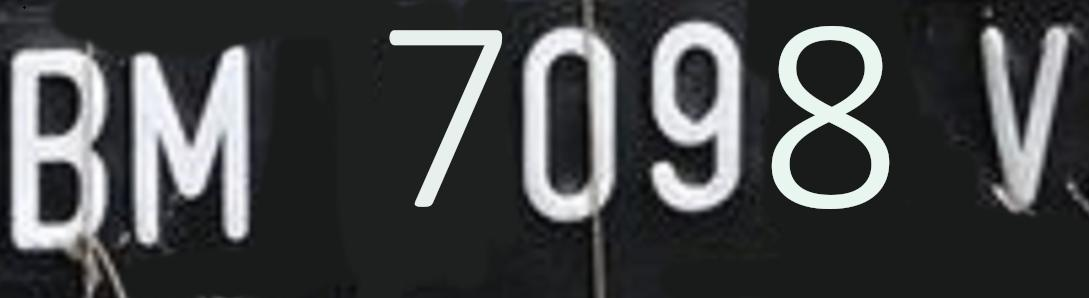
#> input picture Pertemuan 8/dataset/img/1.jpg, 1089 x 298 px, found by its file name
$ jupyter execute --allow-errors UTS_ML_Driya.ipynb   (shell and % lines are left out)
#> lines starting #> are read from the running program, lines starting #| are printed output that depends on the picture; after the words box and inside, x2 and y2 are one past the last pixel; in counts of white or black regions, pixels touching at a corner belong together
# Segmentasi Gambar dengan Clustering

Segmentasi merupakan salah satu cara untuk membedakan antara objek satu dengan objek lainnya dalam suatu citra. Cara ini dapat dilakukan dengan mengelompokkan nilai pixel citra berdasarkan kedekatan warnanya.

Pada UTS kali ini, Anda diminta untuk melakukan segmentasi citra plat nomor kendaraan di Indonesia. Fungsi segmentasi dalam kasus ini adalah mempermudah pembacaan plat nomor kendaraan sebelum proses selanjutnya, seperti pembacaan karakter pada plat nomor.

# Ketentuan UTS

Berdasarkan pemaparan kasus, Anda diminta untuk,

1. Pilih 5 citra plat nomor untuk setiap anggota kelompok dari dataset yang telah disediakan. [DOWNLOAD](https://storage.googleapis.com/kuliah_mah/dummy.zip)
2. Lakukan segmentasi pada citra plat nomor untuk memperjelas karakter pada plat nomor.
3. Anda dapat menggunakan algortima K-Means seperti yang telah dijelaskan pada praktikum sebelumnya atau menggunakan algoritma klasterisasi yang lain.
4. Anda diperkenankan untuk melakukan pra pengolahan data (preprocessing) pada citra seperti,
    - Merubah color space
    - Reduksi dimensi
    - dsb
5. Tampilkan perbandingan citra antara sebelum dan sesudah di segmentasi

**Open Challange** (Opsional)
 - Bagaimana cara melakukan evaluasi pada hasil segementasi?
 - Terapkan pada kasus ini!

**Catatan:**
1. Proses loading citra dicontohkan dengan menggunakan library openCV
2. Secara default, openCV akan memuat citra dalam format BGR

[cell 1]
import numpy as np
import cv2
import matplotlib.pyplot as plt
from google.colab.patches import cv2_imshow # path cv2.imshow di google colab

[cell 2]
#Load Gambar

img_list = []

#load and append each img to the list
img_1 = cv2.imread('./img/1.jpg')
#> img_1 is the input picture: shape (298, 1089, 3); mean B, G, R 72.2, 71.3, 69.6
img_list.append(img_1)

img_2 = cv2.imread('./img/2.jpg')
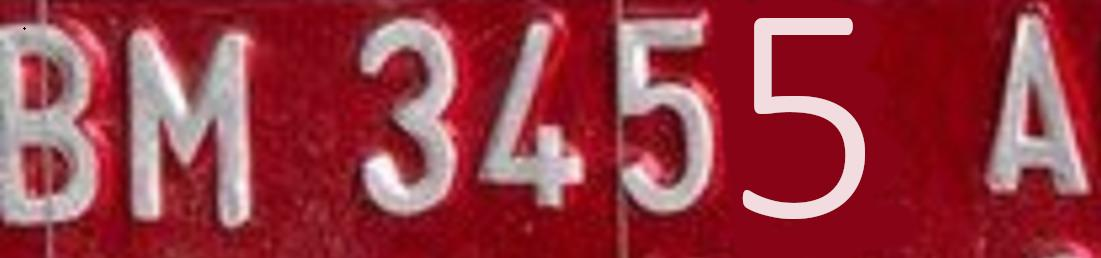
#> input picture Pertemuan 8/dataset/img/2.jpg, 1101 x 258 px, found by its file name
#> img_2 is the input picture: shape (258, 1101, 3); mean B, G, R 67.8, 57.3, 151.4
img_list.append(img_2)

img_3 = cv2.imread('./img/3.jpg')
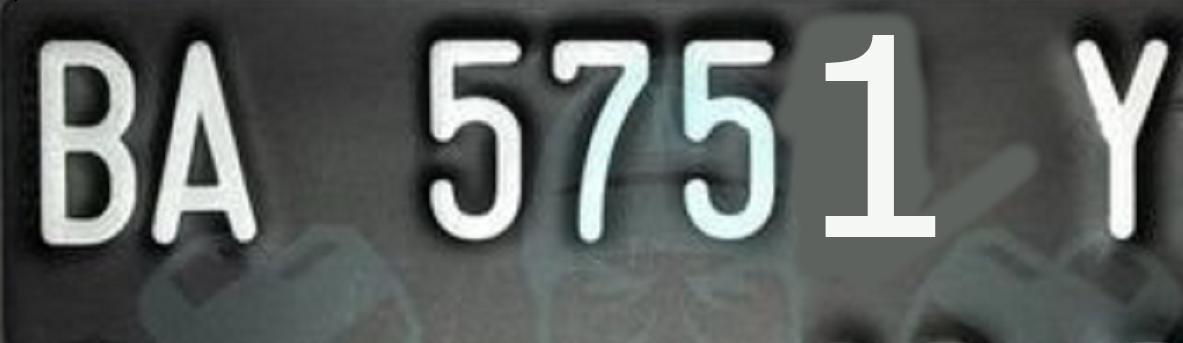
#> input picture Pertemuan 8/dataset/img/3.jpg, 1183 x 343 px, found by its file name
#> img_3 is the input picture: shape (343, 1183, 3); mean B, G, R 94.5, 96.4, 92.1
img_list.append(img_3)

img_4 = cv2.imread('./img/4.jpg')
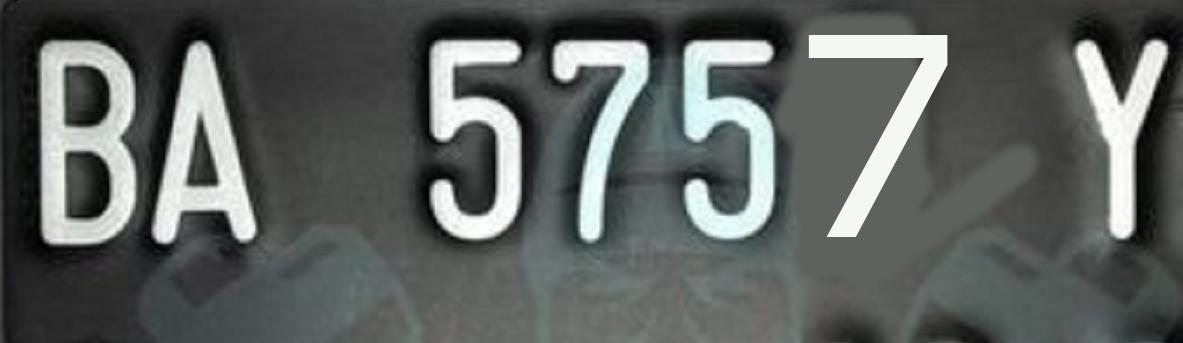
#> input picture Pertemuan 8/dataset/img/4.jpg, 1183 x 343 px, found by its file name
#> img_4 is the input picture: shape (343, 1183, 3); mean B, G, R 94.7, 96.6, 92.4
img_list.append(img_4)

img_5 = cv2.imread('./img/5.jpg')
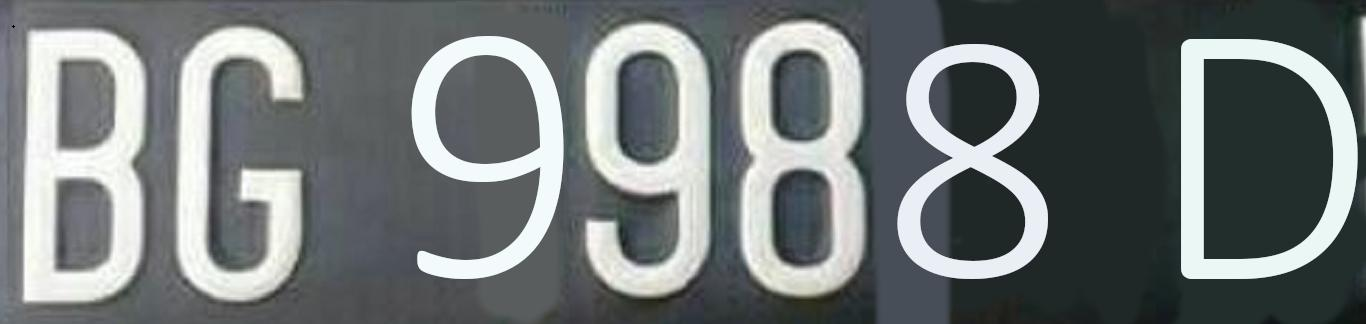
#> input picture Pertemuan 8/dataset/img/5.jpg, 1366 x 324 px, found by its file name
#> img_5 is the input picture: shape (324, 1366, 3); mean B, G, R 118.1, 117.7, 112
img_list.append(img_5)

[cell 3]
h1, w1, ch1= img_1.shape
#> h1 = 298; w1 = 1089; ch1 = 3
h2, w2, ch2= img_2.shape
#> h2 = 258; w2 = 1101; ch2 = 3
h3, w3, ch3= img_3.shape
#> h3 = 343; w3 = 1183; ch3 = 3
h4, w4, ch4= img_4.shape
#> h4 = 343; w4 = 1183; ch4 = 3
h5, w5, ch5= img_5.shape
#> h5 = 324; w5 = 1366; ch5 = 3

print(f"Image 1: Height = {h1}, Width = {w1}, Channels = {ch1}")
#| Image 1: Height = 298, Width = 1089, Channels = 3
print(f"Image 2: Height = {h2}, Width = {w2}, Channels = {ch2}")
#| Image 2: Height = 258, Width = 1101, Channels = 3
print(f"Image 3: Height = {h3}, Width = {w3}, Channels = {ch3}")
#| Image 3: Height = 343, Width = 1183, Channels = 3
print(f"Image 4: Height = {h4}, Width = {w4}, Channels = {ch4}")
#| Image 4: Height = 343, Width = 1183, Channels = 3
print(f"Image 5: Height = {h5}, Width = {w5}, Channels = {ch5}")
#| Image 5: Height = 324, Width = 1366, Channels = 3

[cell 4]
def process_image(img):
    # Get image properties
    h, w, ch = img.shape

    # Normalize the image data
    data = img / 255.0

    data = data.reshape(h * w, ch)
    return data

data_1 = process_image(img_1)
data_2 = process_image(img_2)
data_3 = process_image(img_3)
data_4 = process_image(img_4)
data_5 = process_image(img_5)

print(f"Data 1 Shape = {data_1.shape}")
#| Data 1 Shape = (324522, 3)
print(f"Data 2 Shape = {data_2.shape}")
#| Data 2 Shape = (284058, 3)
print(f"Data 3 Shape = {data_3.shape}")
#| Data 3 Shape = (405769, 3)
print(f"Data 4 Shape = {data_4.shape}")
#| Data 4 Shape = (405769, 3)
print(f"Data 5 Shape = {data_5.shape}")
#| Data 5 Shape = (442584, 3)

[cell 5]
def plot_pixels(data, title, colors=None, N=10000):
#> called with data = array of shape (324522, 3), N = 10000
    if colors is None:
        colors = data

    # choose a random subset
    rng = np.random.RandomState(0)
    i = rng.permutation(data.shape[0])[:N]
    colors = colors[i]
    R, G, B = data[i].T
#> R = 10000 values, max 1 at index 608, min 0 at index 1100, mean 0.286; G = 10000 values, max 1 at index 890, min 0 at index 1100, mean 0.282; B = 10000 values, max 0.996 at index 4555, min 0 at index 1100, mean 0.276

    fig, ax = plt.subplots(1, 2, figsize=(8, 4))
    ax[0].scatter(R, G, color=colors, marker='.')
    ax[0].set(xlabel='Red', ylabel='Green', xlim=(0, 1), ylim=(0, 1))

    ax[1].scatter(R, B, color=colors, marker='.')
    ax[1].set(xlabel='Red', ylabel='Blue', xlim=(0, 1), ylim=(0, 1))

    fig.suptitle(title, size=14)

[cell 6]
plot_pixels(data_1, title='Input color space: 16 million possible colors')

[cell 7]
plot_pixels(data_2, title='Input color space: 16 million possible colors')

[cell 8]
plot_pixels(data_3, title='Input color space: 16 million possible colors')

[cell 9]
plot_pixels(data_4, title='Input color space: 16 million possible colors')

[cell 10]
plot_pixels(data_5, title='Input color space: 16 million possible colors')
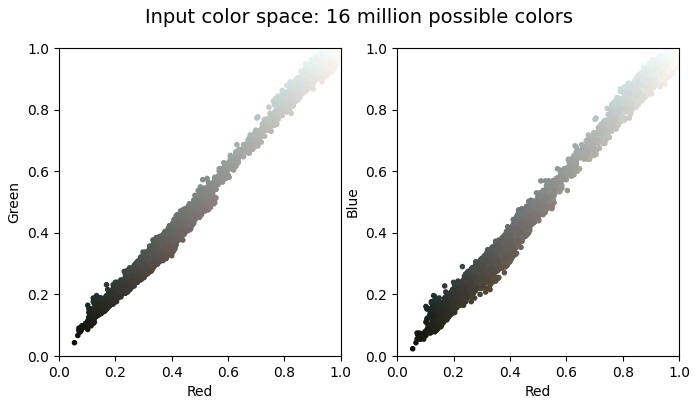
#> figure drawn by matplotlib, 2 panels

[cell 11]
# Reshaping the image into a 2D array of pixels and 3 color values (RGB)
# Then convert to float type
# Create an empty list to store the processed pixel values
processed_pixel_vals_list = []

def reshape_pixel(img):
    # Reshape and convert pixel values to float32
    pixel_vals = img.reshape((-1, 3))
    pixel_vals = np.float32(pixel_vals)

    # Append the processed pixel values to the list
    processed_pixel_vals_list.append(pixel_vals)

reshape_pixel(img_1)
reshape_pixel(img_2)
reshape_pixel(img_3)
reshape_pixel(img_4)
reshape_pixel(img_5)

[cell 12]
# K-means clustering parameters
criteria = (cv2.TERM_CRITERIA_EPS + cv2.TERM_CRITERIA_MAX_ITER, 100, 0.85)
k = 2

# Create a figure to display all images
plt.figure(figsize=(12, 12))

for i, pixel_vals in enumerate(processed_pixel_vals_list):
    # Perform k-means clustering
    retval, labels, centers = cv2.kmeans(pixel_vals, k, None, criteria, 10, cv2.KMEANS_RANDOM_CENTERS)

    # Convert data into 8-bit values
    centers = np.uint8(centers)
    segmented_data = centers[labels.flatten()]

    # Reshape data into the original image dimensions
    segmented_image = segmented_data.reshape((img_list[i].shape))

    # Display the original and clustered images in subplots
    plt.subplot(5, 2, 2 * i + 1)  # 5 rows, 2 columns
    plt.imshow(cv2.cvtColor(img_list[i], cv2.COLOR_BGR2RGB))
    plt.title(f'Original Image {i + 1}')

    plt.subplot(5, 2, 2 * i + 2)  # 5 rows, 2 columns
    plt.imshow(cv2.cvtColor(segmented_image, cv2.COLOR_BGR2RGB))
    plt.title(f'Clustered Image {i + 1}')
#> this loop made 5 passes
#> (retval, centers) on passes 1 to 5: (425598484.4, [[34, 33, 31], [217, 215, 212]]), (450310028.1, [[29, 16, 133], [173, 169, 200]]), (888917587.3, [[70, 72, 68], [227, 229, 223]]), (890736964.2, [[227, 229, 223], [70, 72, 68]]), (1.01e+09, [[230, 233, 228], [76, 75, 68]])
#> pass 3, `segmented_image = segmented_data.reshape((img_list[i].shape))`:
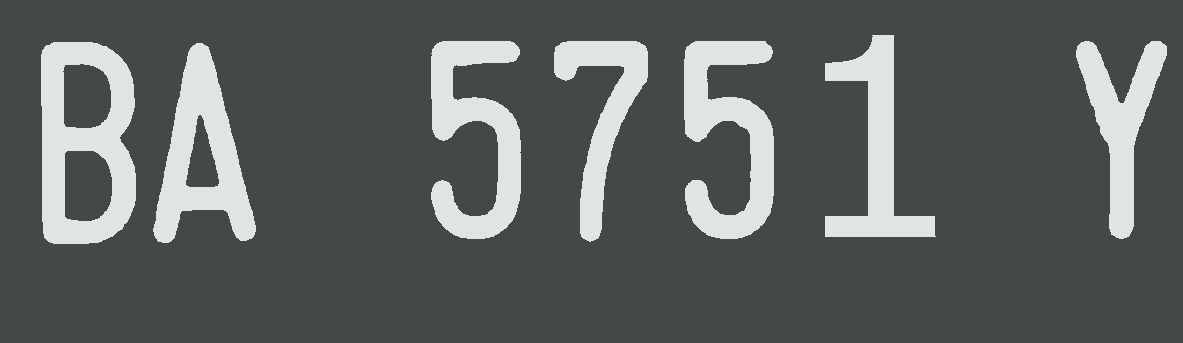
#> segmented_image: shape (343, 1183, 3); mean of channels 0, 1, 2 93.8, 95.8, 91.5; drawn as B, G, R
#> after the loop:
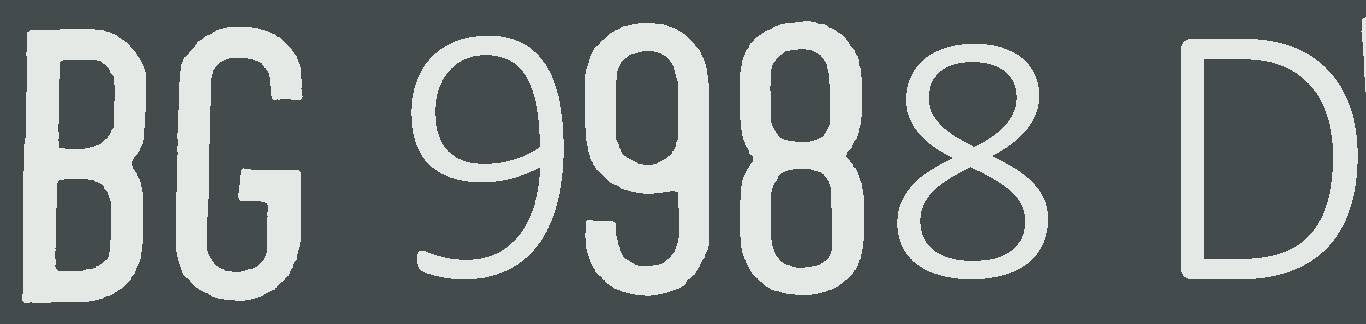
#> segmented_image: shape (324, 1366, 3); mean of channels 0, 1, 2 117.5, 117.6, 111.1; drawn as B, G, R

plt.tight_layout()
plt.show()
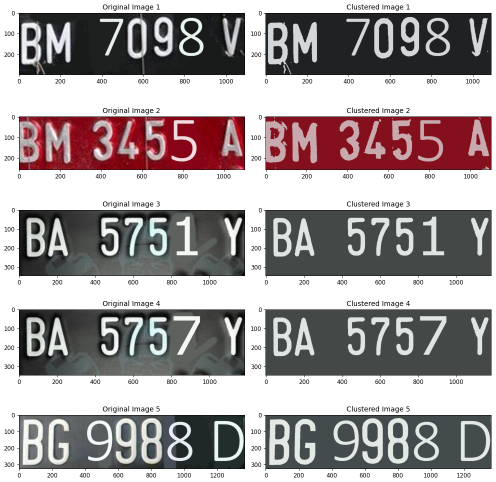
#> figure drawn by matplotlib, 10 panels

[cell 13]
# import cv2
# import matplotlib.pyplot as plt

# Buat list untuk menyimpan gambar
img_list = []

# Tampilkan gambar asli, citra skala abu-abu, dan citra hitam putih untuk setiap gambar
fig, axes = plt.subplots(5, 3, figsize=(16, 20))
fig.subplots_adjust(wspace=0.05, hspace=0.3)

# Daftar variabel img_X
img_vars = [img_1, img_2, img_3, img_4, img_5]

for i in range(5):
    # Original Image (Grayscale)
    axes[i, 0].imshow(img_vars[i], cmap='gray', vmin=0, vmax=255)
    axes[i, 0].set_title(f'Original Image {i + 1}', size=16)
    axes[i, 0].axis('off')

    # Grayscale Image
    img_gray = cv2.cvtColor(img_vars[i], cv2.COLOR_BGR2GRAY)
    axes[i, 1].imshow(img_gray, cmap='gray', vmin=0, vmax=255)
    axes[i, 1].set_title(f'Grayscale Image', size=16)
    axes[i, 1].axis('off')

    # Black and White Image
    _, img_bw = cv2.threshold(img_gray, 128, 255, cv2.THRESH_BINARY)
    axes[i, 2].imshow(img_bw, cmap='gray', vmin=0, vmax=255)
    axes[i, 2].set_title(f'Black and White Image', size=16)
    axes[i, 2].axis('off')
#> this loop made 5 passes
#> pass 1, `_, img_bw = cv2.threshold(img_gray, 128, 255, cv2.THRESH_BINARY)`:
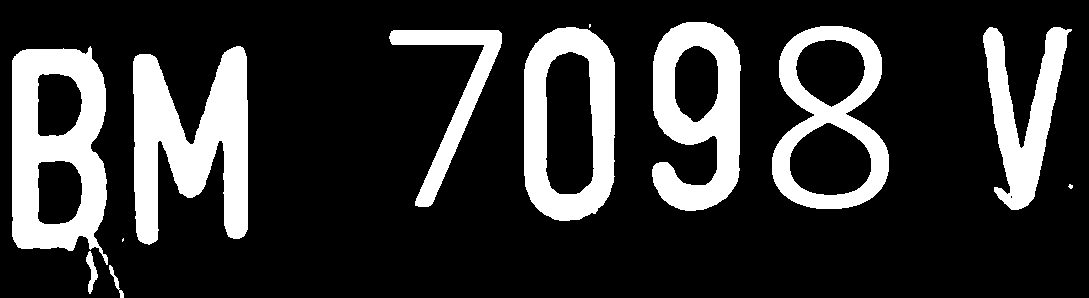
#> img_bw: shape (298, 1089); 20.5% white; 12 white regions (3 under 20 px), largest, box (x1, y1, x2, y2) and area: (133, 46, 248, 245) 13596, (12, 46, 108, 265) 12850, (652, 22, 741, 211) 9895

plt.show()
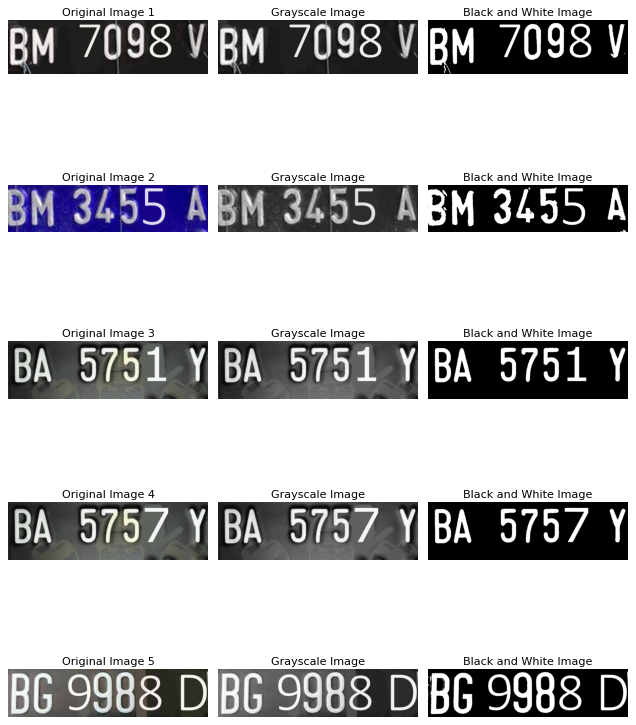
#> figure drawn by matplotlib, 15 panels; B, G, R data is drawn as R, G, B

# Evaluasi Hasil Segmentasi

1. Install library

[cell 14]
import pytesseract
# Install pytesseract and Tesseract in Colab

[cell 15]
# Perform k-means clustering
retval, labels, centers = cv2.kmeans(processed_pixel_vals_list[0], 2, None, criteria, 10, cv2.KMEANS_RANDOM_CENTERS)
#> retval = 425598484.4; centers = [[34.05, 33.44, 31.94], [217.6, 215.5, 212.9]]

# Convert data into 8-bit values
centers_img_1 = np.uint8(centers)
#> centers_img_1 = [[34, 33, 31], [217, 215, 212]]
segmented_data_img_1 = centers_img_1[labels.flatten()]

# Reshape data into the original image dimensions
segmented_image_img_1 = segmented_data_img_1.reshape((img_1.shape))

# Display the grayscale segmented image
cv2_imshow(segmented_image_img_1)

#> (a cell that did not finish here is left out)

[cell 17]
# Perform k-means clustering
retval, labels, centers = cv2.kmeans(processed_pixel_vals_list[1], 2, None, criteria, 10, cv2.KMEANS_RANDOM_CENTERS)
#> retval = 450309179.9; centers = [[173.4, 169.7, 200.2], [29.62, 16.63, 133.8]]

# Convert data into 8-bit values
centers_img_2 = np.uint8(centers)
#> centers_img_2 = [[173, 169, 200], [29, 16, 133]]
segmented_data_img_2 = centers_img_2[labels.flatten()]

# Reshape data into the original image dimensions
segmented_image_img_2 = segmented_data_img_2.reshape((img_2.shape))

# Display the grayscale segmented image
cv2_imshow(segmented_image_img_2)

# Perform OCR to recognize characters
#> (the rest of this cell did not finish here and is left out)
